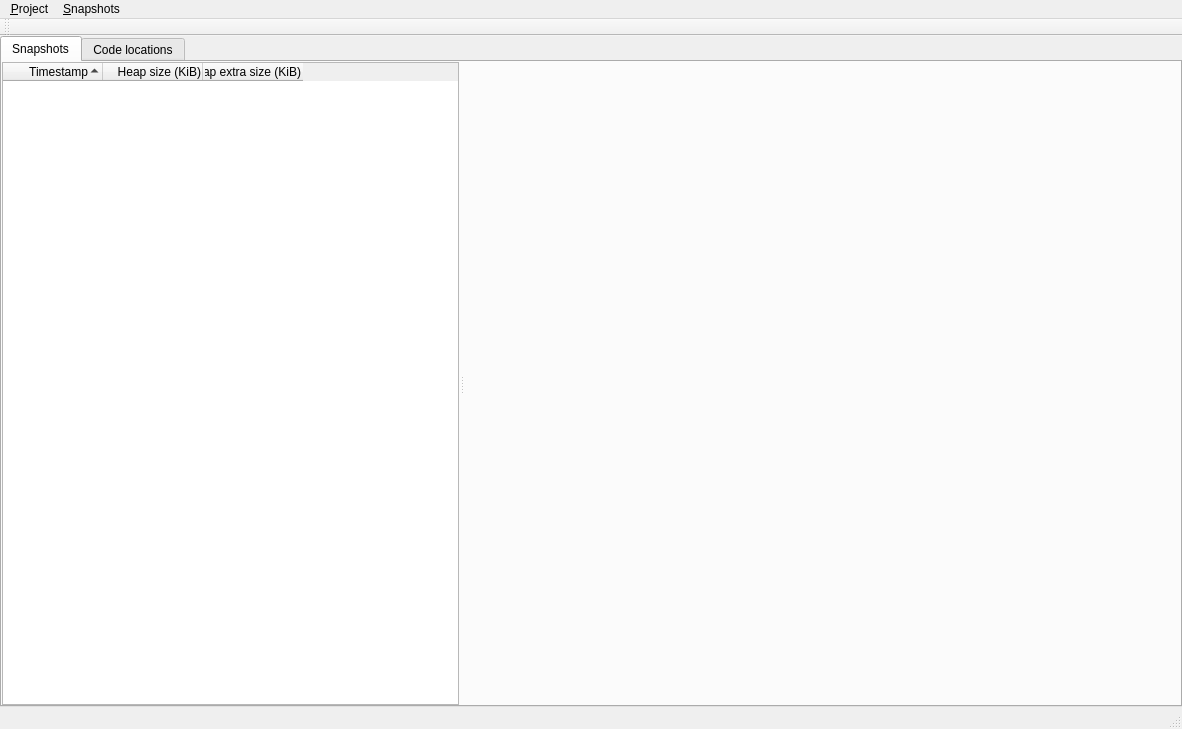
<?xml version="1.0" encoding="UTF-8"?>
<ui version="4.0">
 <class>MainWindow</class>
 <widget class="QMainWindow" name="MainWindow">
  <property name="geometry">
   <rect>
    <x>0</x>
    <y>0</y>
    <width>1182</width>
    <height>729</height>
   </rect>
  </property>
  <property name="windowTitle">
   <string>MainWindow</string>
  </property>
  <widget class="QWidget" name="centralWidget">
   <layout class="QHBoxLayout" name="horizontalLayout">
    <property name="spacing">
     <number>0</number>
    </property>
    <property name="leftMargin">
     <number>0</number>
    </property>
    <property name="topMargin">
     <number>0</number>
    </property>
    <property name="rightMargin">
     <number>0</number>
    </property>
    <property name="bottomMargin">
     <number>0</number>
    </property>
    <item>
     <widget class="QTabWidget" name="tabMain">
      <property name="currentIndex">
       <number>0</number>
      </property>
      <widget class="QWidget" name="tabSnapshots">
       <attribute name="title">
        <string>Snapshots</string>
       </attribute>
       <layout class="QVBoxLayout" name="verticalLayout">
        <property name="leftMargin">
         <number>0</number>
        </property>
        <property name="topMargin">
         <number>0</number>
        </property>
        <property name="rightMargin">
         <number>0</number>
        </property>
        <property name="bottomMargin">
         <number>0</number>
        </property>
        <item>
         <widget class="QSplitter" name="splitter">
          <property name="lineWidth">
           <number>3</number>
          </property>
          <property name="midLineWidth">
           <number>1</number>
          </property>
          <property name="orientation">
           <enum>Qt::Horizontal</enum>
          </property>
          <property name="handleWidth">
           <number>6</number>
          </property>
          <property name="childrenCollapsible">
           <bool>false</bool>
          </property>
          <widget class="QTreeWidget" name="twSnapshots">
           <property name="sizePolicy">
            <sizepolicy hsizetype="Expanding" vsizetype="Expanding">
             <horstretch>1</horstretch>
             <verstretch>0</verstretch>
            </sizepolicy>
           </property>
           <property name="contextMenuPolicy">
            <enum>Qt::ActionsContextMenu</enum>
           </property>
           <property name="selectionMode">
            <enum>QAbstractItemView::ExtendedSelection</enum>
           </property>
           <property name="textElideMode">
            <enum>Qt::ElideNone</enum>
           </property>
           <property name="horizontalScrollMode">
            <enum>QAbstractItemView::ScrollPerPixel</enum>
           </property>
           <property name="indentation">
            <number>0</number>
           </property>
           <attribute name="headerShowSortIndicator" stdset="0">
            <bool>true</bool>
           </attribute>
           <attribute name="headerStretchLastSection">
            <bool>false</bool>
           </attribute>
           <column>
            <property name="text">
             <string>Timestamp</string>
            </property>
            <property name="textAlignment">
             <set>AlignRight|AlignVCenter</set>
            </property>
           </column>
           <column>
            <property name="text">
             <string>Heap size (KiB)</string>
            </property>
            <property name="textAlignment">
             <set>AlignRight|AlignVCenter</set>
            </property>
           </column>
           <column>
            <property name="text">
             <string>Heap extra size (KiB)</string>
            </property>
            <property name="textAlignment">
             <set>AlignRight|AlignVCenter</set>
            </property>
           </column>
          </widget>
          <widget class="SnapshotsGraph" name="graph" native="true">
           <property name="sizePolicy">
            <sizepolicy hsizetype="Expanding" vsizetype="Expanding">
             <horstretch>4</horstretch>
             <verstretch>0</verstretch>
            </sizepolicy>
           </property>
          </widget>
         </widget>
        </item>
       </layout>
      </widget>
      <widget class="QWidget" name="tabCodeLocations">
       <attribute name="title">
        <string>Code locations</string>
       </attribute>
       <layout class="QVBoxLayout" name="verticalLayout_2">
        <property name="leftMargin">
         <number>0</number>
        </property>
        <property name="topMargin">
         <number>0</number>
        </property>
        <property name="rightMargin">
         <number>0</number>
        </property>
        <property name="bottomMargin">
         <number>0</number>
        </property>
        <item>
         <widget class="QTreeView" name="tvCodeLocations">
          <property name="sortingEnabled">
           <bool>true</bool>
          </property>
         </widget>
        </item>
       </layout>
      </widget>
     </widget>
    </item>
   </layout>
  </widget>
  <widget class="QMenuBar" name="menuBar">
   <property name="geometry">
    <rect>
     <x>0</x>
     <y>0</y>
     <width>1182</width>
     <height>21</height>
    </rect>
   </property>
   <widget class="QMenu" name="menu_File">
    <property name="title">
     <string>&amp;Project</string>
    </property>
    <addaction name="actProjectNew"/>
    <addaction name="actProjectOpen"/>
    <addaction name="separator"/>
    <addaction name="actProjectExit"/>
   </widget>
   <widget class="QMenu" name="menu_Snapshots">
    <property name="title">
     <string>&amp;Snapshots</string>
    </property>
    <addaction name="actSnapshotsAdd"/>
    <addaction name="separator"/>
    <addaction name="actSnapshotsExportSelected"/>
    <addaction name="actSnapshotsExportAll"/>
   </widget>
   <addaction name="menu_File"/>
   <addaction name="menu_Snapshots"/>
  </widget>
  <widget class="QToolBar" name="mainToolBar">
   <attribute name="toolBarArea">
    <enum>TopToolBarArea</enum>
   </attribute>
   <attribute name="toolBarBreak">
    <bool>false</bool>
   </attribute>
  </widget>
  <widget class="QStatusBar" name="statusBar"/>
  <action name="actProjectNew">
   <property name="text">
    <string>&amp;New</string>
   </property>
   <property name="shortcut">
    <string>Ctrl+N</string>
   </property>
  </action>
  <action name="actProjectOpen">
   <property name="text">
    <string>&amp;Open</string>
   </property>
   <property name="shortcut">
    <string>Ctrl+O</string>
   </property>
  </action>
  <action name="actProjectExit">
   <property name="text">
    <string>E&amp;xit</string>
   </property>
   <property name="shortcut">
    <string>Alt+X</string>
   </property>
  </action>
  <action name="actSnapshotsAdd">
   <property name="text">
    <string>&amp;Add from file...</string>
   </property>
   <property name="shortcut">
    <string>Ctrl++</string>
   </property>
  </action>
  <action name="actSnapshotsExportSelected">
   <property name="text">
    <string>E&amp;xport selected...</string>
   </property>
  </action>
  <action name="actSnapshotsExportAll">
   <property name="text">
    <string>&amp;Export all...</string>
   </property>
  </action>
  <action name="actCtxDiffSelected">
   <property name="text">
    <string>Diff selected...</string>
   </property>
  </action>
  <action name="actCtxDiffAll">
   <property name="text">
    <string>Diff all</string>
   </property>
  </action>
 </widget>
 <layoutdefault spacing="6" margin="11"/>
 <customwidgets>
  <customwidget>
   <class>SnapshotsGraph</class>
   <extends>QWidget</extends>
   <header>SnapshotsGraph.h</header>
   <container>1</container>
  </customwidget>
 </customwidgets>
 <resources/>
 <connections>
  <connection>
   <sender>actProjectExit</sender>
   <signal>triggered()</signal>
   <receiver>MainWindow</receiver>
   <slot>close()</slot>
   <hints>
    <hint type="sourcelabel">
     <x>-1</x>
     <y>-1</y>
    </hint>
    <hint type="destinationlabel">
     <x>590</x>
     <y>364</y>
    </hint>
   </hints>
  </connection>
 </connections>
</ui>
